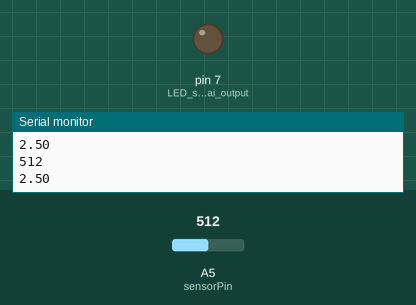
Recording of a sketch running on a simulated Arduino Uno, built with avr-gcc and run on an emulated ATmega328P. Shown: output pins drawn as LEDs (lit = HIGH), the last lines printed to the serial monitor. The inputs (shaded band) are chosen by the test bench; at power-on: A5 (sensorPin) = 512.

Above: at 1.8 s.
1.9 s: A5 (sensorPin) set to 221
3.4 s: A5 (sensorPin) set to 196
At 4.7 s:
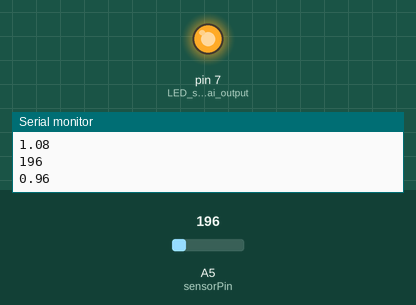
5.5 s: A5 (sensorPin) set to 306
At 7.2 s:
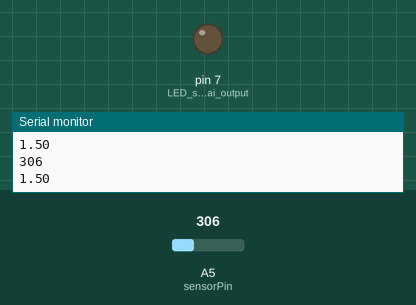
7.5 s: A5 (sensorPin) set to 122
At 9.0 s:
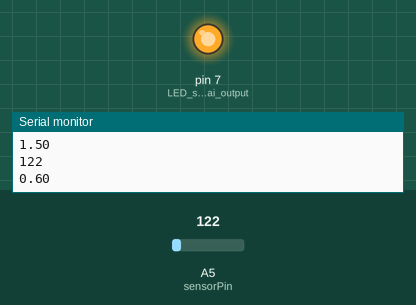
Timing chart, 0 to 10.5 s (numbered marks = the images above; inputs shaded):
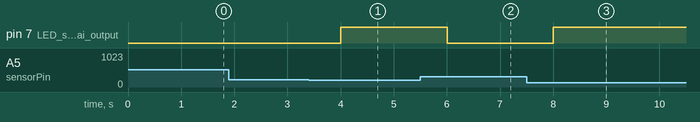

Measured:
- the behaviour switches between 205 and 204 on A5 (sensorPin) (found by bisection; images 0 and 1)
- after the input at 3.4 s, pin 7 (LED_sebagai_output): LOW → HIGH after 0.60 s
- after the input at 5.5 s, pin 7 (LED_sebagai_output): HIGH → LOW after 0.50 s
- after the input at 7.5 s, pin 7 (LED_sebagai_output): LOW → HIGH after 0.51 s

The sketch:

LDR_relay.ino
```cpp
int sensorPin = A5;
int sensorValue = 0;

void setup (){

  Serial.begin(9600); // Inisialisasi Port serial
  pinMode(7, OUTPUT); // LED sebagai output

}

  void loop(){
    sensorValue=analogRead(sensorPin); //Membaca nilai analog dari pin A5
    Serial.println (sensorValue); //Mencetak hasil pada monitor serial
    float voltage =sensorValue * (5.0/1023.0);
    Serial.println(voltage);

      if(voltage<=1){ //Ambang batas yang saya gunakan disini adalah bernilai 1
        digitalWrite (7, HIGH);}
      else{
        digitalWrite(7, LOW);
      }
    delay(1000); //Memberi jeda selama 1 detik
}
```
